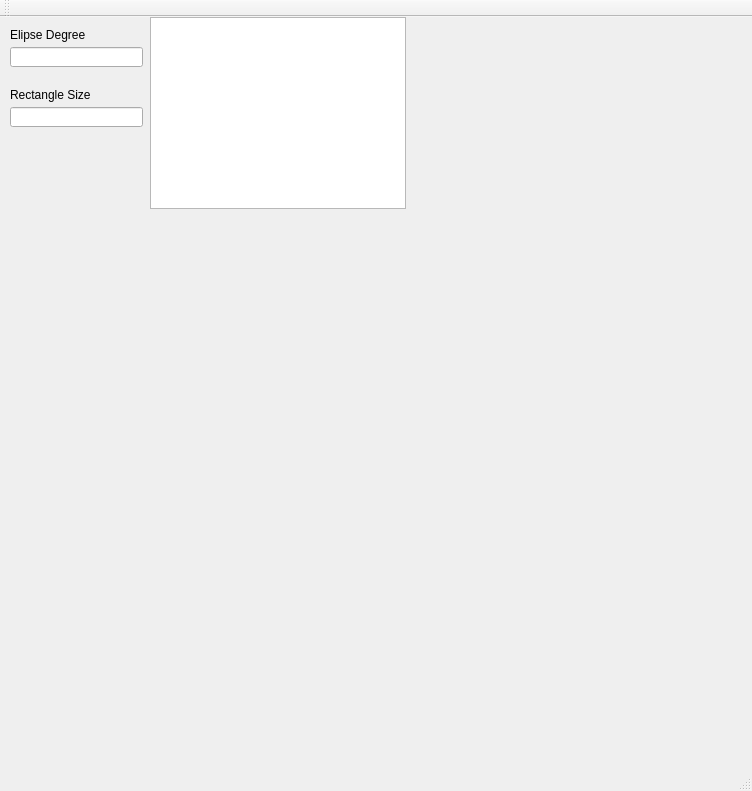
<?xml version="1.0" encoding="UTF-8"?>
<ui version="4.0">
 <class>MainWindow</class>
 <widget class="QMainWindow" name="MainWindow">
  <property name="geometry">
   <rect>
    <x>0</x>
    <y>0</y>
    <width>752</width>
    <height>791</height>
   </rect>
  </property>
  <property name="windowTitle">
   <string>MainWindow</string>
  </property>
  <widget class="QWidget" name="centralWidget">
   <widget class="QGraphicsView" name="graphicsView">
    <property name="geometry">
     <rect>
      <x>150</x>
      <y>0</y>
      <width>256</width>
      <height>192</height>
     </rect>
    </property>
   </widget>
   <widget class="QLineEdit" name="lineEdit">
    <property name="geometry">
     <rect>
      <x>10</x>
      <y>30</y>
      <width>133</width>
      <height>20</height>
     </rect>
    </property>
   </widget>
   <widget class="QLabel" name="label">
    <property name="geometry">
     <rect>
      <x>10</x>
      <y>10</y>
      <width>131</width>
      <height>16</height>
     </rect>
    </property>
    <property name="text">
     <string>Elipse Degree</string>
    </property>
   </widget>
   <widget class="QLabel" name="label_2">
    <property name="geometry">
     <rect>
      <x>10</x>
      <y>70</y>
      <width>131</width>
      <height>16</height>
     </rect>
    </property>
    <property name="text">
     <string>Rectangle Size</string>
    </property>
   </widget>
   <widget class="QLineEdit" name="lineEdit_2">
    <property name="geometry">
     <rect>
      <x>10</x>
      <y>90</y>
      <width>133</width>
      <height>20</height>
     </rect>
    </property>
   </widget>
  </widget>
  <widget class="QMenuBar" name="menuBar">
   <property name="geometry">
    <rect>
     <x>0</x>
     <y>0</y>
     <width>752</width>
     <height>21</height>
    </rect>
   </property>
  </widget>
  <widget class="QToolBar" name="mainToolBar">
   <attribute name="toolBarArea">
    <enum>TopToolBarArea</enum>
   </attribute>
   <attribute name="toolBarBreak">
    <bool>false</bool>
   </attribute>
  </widget>
  <widget class="QStatusBar" name="statusBar"/>
 </widget>
 <layoutdefault spacing="6" margin="11"/>
 <resources/>
 <connections>
  <connection>
   <sender>lineEdit</sender>
   <signal>returnPressed()</signal>
   <receiver>MainWindow</receiver>
   <slot>editEllipseDeg()</slot>
   <hints>
    <hint type="sourcelabel">
     <x>57</x>
     <y>82</y>
    </hint>
    <hint type="destinationlabel">
     <x>66</x>
     <y>129</y>
    </hint>
   </hints>
  </connection>
  <connection>
   <sender>lineEdit_2</sender>
   <signal>returnPressed()</signal>
   <receiver>MainWindow</receiver>
   <slot>editRectangle()</slot>
   <hints>
    <hint type="sourcelabel">
     <x>83</x>
     <y>278</y>
    </hint>
    <hint type="destinationlabel">
     <x>102</x>
     <y>360</y>
    </hint>
   </hints>
  </connection>
 </connections>
 <slots>
  <slot>editEllipseDeg()</slot>
  <slot>editRectangle()</slot>
 </slots>
</ui>
